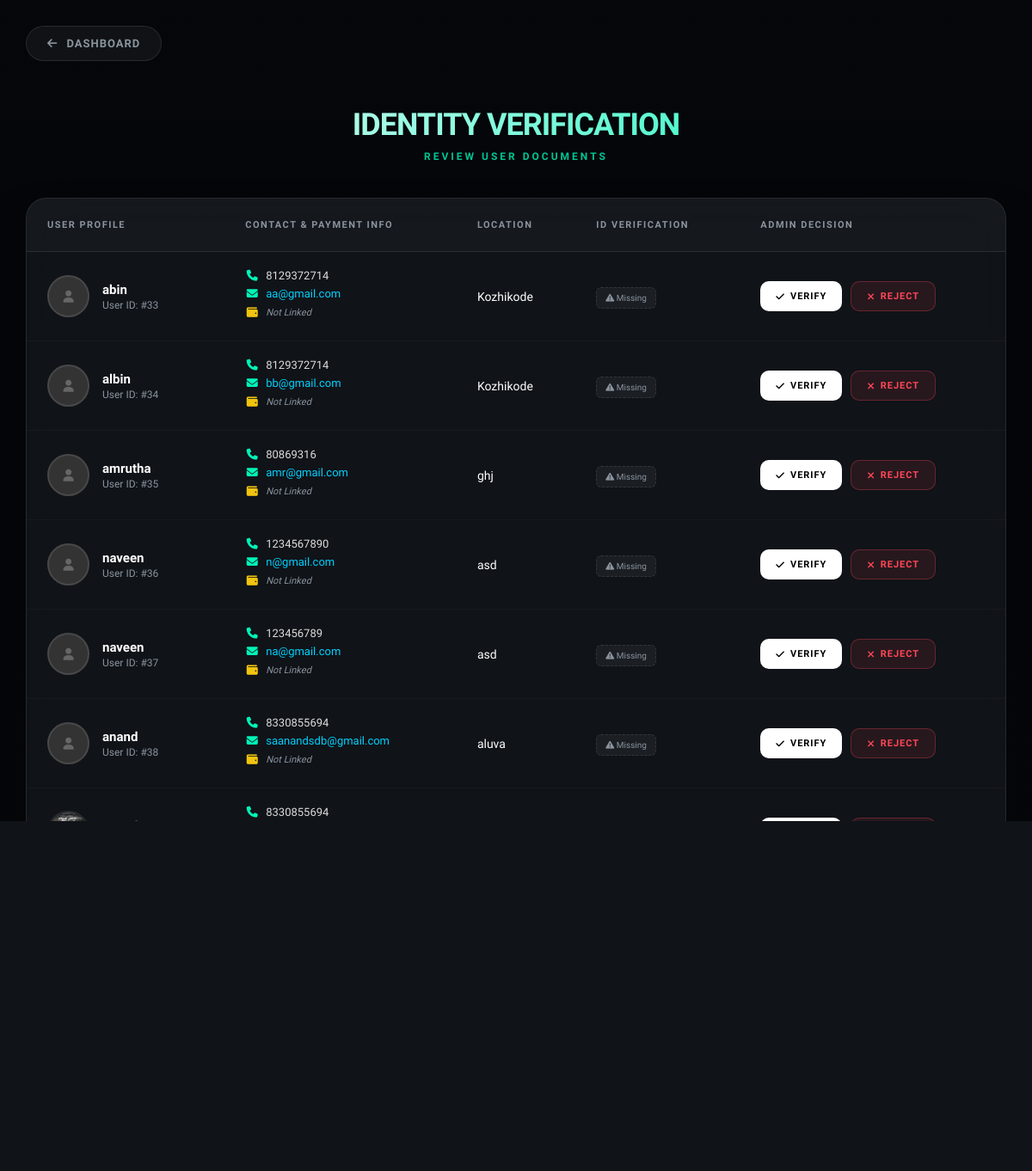
The app's page /viewuserpage, older data.
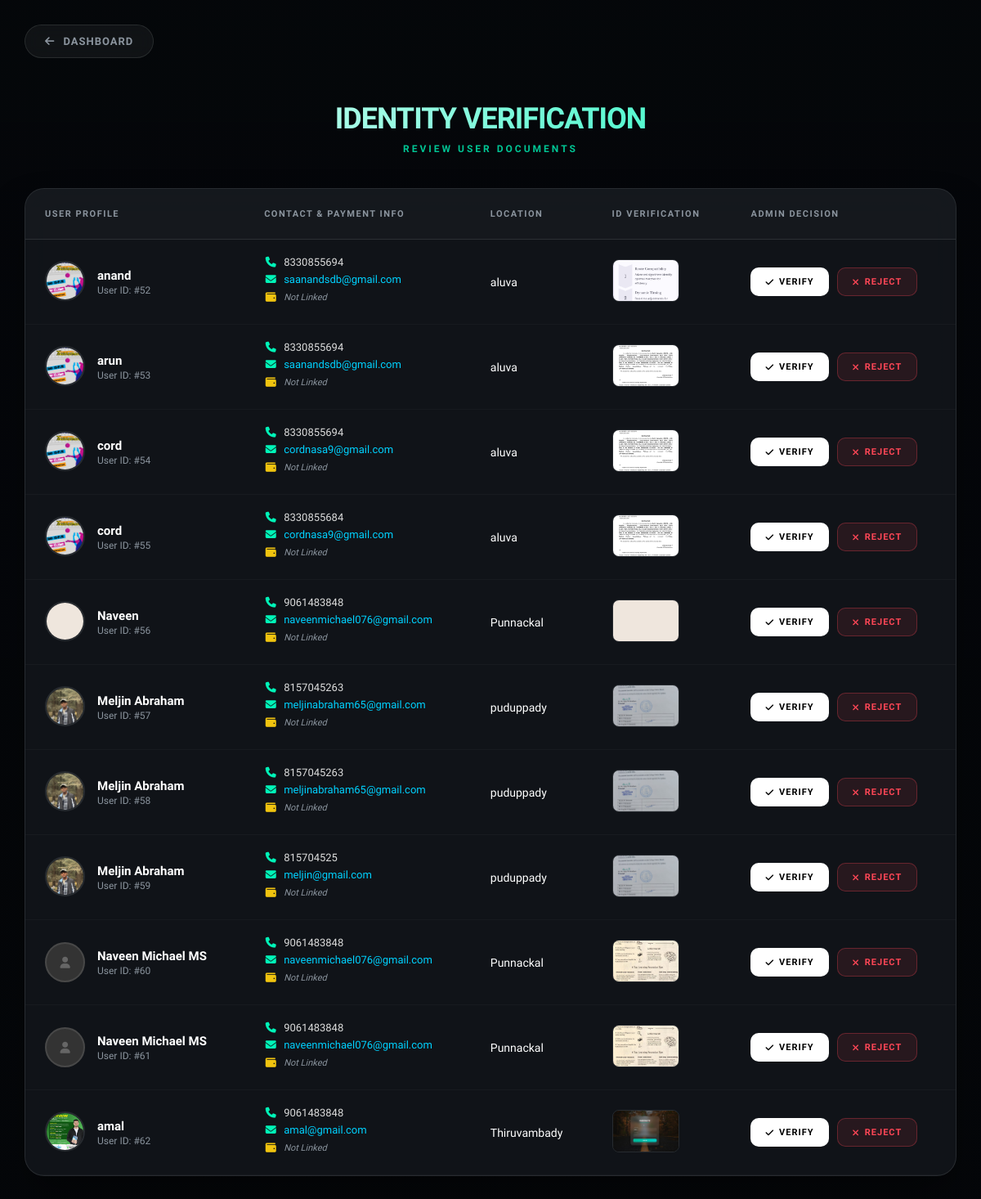
The same page, newer data.
### CordApp/models.py (models this page shows)
class UserTable(models.Model):
    LOGIN = models.ForeignKey(LoginTable, on_delete=models.CASCADE, null=True, blank=True)
    Name = models.CharField(max_length=30, null=True, blank=True)
    PhoneNo = models.BigIntegerField(null=True, blank=True)
    Email = models.CharField(max_length=30, null=True, blank=True)
    Place = models.CharField(max_length=30, null=True, blank=True)
    ProfilePhoto = models.ImageField(upload_to='profiles/', null=True, blank=True)
    IdProof = models.ImageField(upload_to='id_proofs/', null=True, blank=True)
    UpiId = models.CharField(max_length=50, null=True, blank=True)

### CordApp/views.py (the view)
# urls.py: path('viewuserpage',viewuserpage.as_view(), name='viewuserpage'),
class viewuserpage(View):
    def get(self, request):
        user_obj = UserTable.objects.all()
        return render(request, "user.html", {'val': user_obj})

### templates/user.html (shortened to what this page needs)
<!DOCTYPE html>
<html lang="en">
<head>
    <link rel="stylesheet" href="https://cdnjs.cloudflare.com/ajax/libs/font-awesome/6.4.0/css/all.min.css">
</head>
<body>
    <a href="/adminhome" class="back-nav">
        <i class="fa-solid fa-arrow-left"></i>
        <span>Dashboard</span>
    </a>
    <div class="container">
        <div class="header-section">
            <h1>Identity Verification</h1>
            <span class="subtitle">Review User Documents</span>
        </div>
        <div class="table-container">
            <div class="table-scroll">
                <table>
                    <thead>
                        <tr>
                            <th>User Profile</th>
                            <th>Contact & Payment Info</th>
                            <th>Location</th>
                            <th>ID Verification</th>
                            <th>Admin Decision</th>
                        </tr>
                    </thead>
                    <tbody>
                        {% for i in val %}
                        <tr>
                            <td>
                                <div class="user-meta">
                                    <div class="thumb-wrapper">
                                        {% if i.ProfilePhoto %}
                                            <img src="{{ i.ProfilePhoto.url }}" class="profile-img" onclick="openModal(this.src, '{{ i.Name }} - Profile')">
                                        {% else %}
                                            <div class="profile-img" style="background: #333; display:flex; align-items:center; justify-content:center;">
                                                <i class="fa-solid fa-user" style="color:#666;"></i>
                                            </div>
                                        {% endif %}
                                    </div>
                                    <div class="user-text">
                                        <strong>{{ i.Name }}</strong>
                                        <span>User ID: #{{ i.id }}</span>
                                    </div>
                                </div>
                            </td>
                            <td>
                                <div class="contact-row">
                                    <i class="fa-solid fa-phone"></i> {{ i.PhoneNo }}
                                </div>
                                <div class="contact-row" style="color: var(--accent);">
                                    <i class="fa-solid fa-envelope"></i> {{ i.Email }}
                                </div>
                                <div class="contact-row" style="margin-top: 8px;">
                                    <i class="fa-solid fa-wallet" style="color: #f1c40f;"></i>
                                    {% if i.UPI_ID %}
                                        <span style="font-family: monospace; letter-spacing: 0.5px;">{{ i.UPI_ID }}</span>
                                    {% else %}
                                        <span style="color: var(--text-muted); font-size: 11px; font-style: italic;">Not Linked</span>
                                    {% endif %}
                                </div>
                            </td>
                            <td><span class="place-tag">{{ i.Place }}</span></td>
                            <td>
                                {% if i.IdProof %}
                                    <div class="thumb-wrapper">
                                        <img src="{{ i.IdProof.url }}" class="id-img" onclick="openModal(this.src, '{{ i.Name }} - ID Document')">
                                    </div>
                                {% else %}
                                    <span class="no-img-badge"><i class="fa-solid fa-triangle-exclamation"></i> Missing</span>
                                {% endif %}
                            </td>
                            <td>
                                <div class="action-group">
                                    <a href="/ApproveUser/{{i.LOGIN.id}}" class="btn btn-approve">
                                        <i class="fa-solid fa-check"></i> Verify
                                    </a>
                                    <a href="/RejectUser/{{i.LOGIN.id}}" class="btn btn-reject">
                                        <i class="fa-solid fa-xmark"></i> Reject
                                    </a>
                                </div>
                            </td>
                        </tr>
                        {% endfor %}
                    </tbody>
                </table>
            </div>
        </div>
    </div>
</body>
</html>

### templates/user.html (style rules this page uses)
:root { --primary: #00f5b8; --primary-glow: rgba(0, 245, 184, 0.4); --accent: #00d2ff; --bg-dark: #05070a; --glass-panel: rgba(20, 25, 30, 0.75); --glass-border: rgba(255, 255, 255, 0.1); --text-main: #ffffff; --text-muted: #8b949e; --danger: #ff4757; }
body { margin: 0; padding: 0; font-family: 'Plus Jakarta Sans', sans-serif; background: var(--bg-dark) url('https://images.unsplash.com/photo-1476820865390-c52aeebb9891?q=80&w=2070&auto=format&fit=crop') center/cover no-repeat fixed; color: var(--text-main); min-height: 100vh; display: flex; flex-direction: column; align-items: center; }
body::before { content: ''; position: absolute; inset: 0; background: linear-gradient(to bottom, rgba(5, 7, 10, 0.85), rgba(5, 7, 10, 0.95)); z-index: -1; }
.back-nav { position: absolute; top: 30px; left: 30px; text-decoration: none; color: var(--text-muted); font-size: 13px; font-weight: 600; display: flex; align-items: center; gap: 10px; padding: 12px 24px; background: rgba(255, 255, 255, 0.05); border-radius: 30px; border: 1px solid var(--glass-border); backdrop-filter: blur(10px); transition: all 0.3s ease; text-transform: uppercase; letter-spacing: 1px; z-index: 100; }
.container { width: 95%; max-width: 1300px; margin-top: 100px; margin-bottom: 50px; animation: slideUp 0.8s cubic-bezier(0.2, 0.8, 0.2, 1); }
.header-section { text-align: center; margin-bottom: 40px; }
h1 { font-size: 36px; font-weight: 800; letter-spacing: -1px; background: linear-gradient(120deg, #fff, var(--primary)); -webkit-background-clip: text; -webkit-text-fill-color: transparent; margin-bottom: 5px; text-transform: uppercase; }
.subtitle { font-size: 12px; color: var(--primary); letter-spacing: 3px; text-transform: uppercase; font-weight: 700; opacity: 0.8; }
.table-container { background: var(--glass-panel); backdrop-filter: blur(25px); -webkit-backdrop-filter: blur(25px); border-radius: 24px; border: 1px solid var(--glass-border); box-shadow: 0 25px 50px -12px rgba(0, 0, 0, 0.5); overflow: hidden; }
.table-scroll { overflow-x: auto; }
table { width: 100%; border-collapse: collapse; min-width: 1100px; }
th { text-align: left; padding: 24px; font-size: 11px; text-transform: uppercase; letter-spacing: 1.5px; color: var(--text-muted); font-weight: 700; border-bottom: 1px solid var(--glass-border); background: rgba(255, 255, 255, 0.02); }
td { padding: 20px 24px; border-bottom: 1px solid rgba(255, 255, 255, 0.03); vertical-align: middle; font-size: 14px; }
.user-meta { display: flex; align-items: center; gap: 15px; }
.user-text strong { display: block; font-weight: 600; color: #fff; font-size: 15px; }
.user-text span { font-size: 12px; color: var(--text-muted); }
.thumb-wrapper { position: relative; cursor: pointer; transition: transform 0.2s; }
.profile-img { width: 45px; height: 45px; border-radius: 50%; object-fit: cover; border: 2px solid var(--glass-border); }
.id-img { width: 80px; height: 50px; border-radius: 8px; object-fit: cover; border: 1px solid var(--glass-border); transition: border-color 0.3s; }
.contact-row { display: flex; align-items: center; gap: 8px; margin-bottom: 6px; font-size: 13px; color: #ddd; }
.contact-row i { color: var(--primary); width: 16px; text-align: center; }
.action-group { display: flex; gap: 10px; }
.btn { text-decoration: none; padding: 10px 18px; border-radius: 10px; font-size: 11px; font-weight: 800; text-transform: uppercase; letter-spacing: 1px; transition: all 0.3s ease; display: flex; align-items: center; gap: 6px; }
.btn-approve { background: #fff; color: #000; }
.btn-reject { background: rgba(255, 71, 87, 0.1); color: var(--danger); border: 1px solid rgba(255, 71, 87, 0.3); }

Row changes from the older to the newer data that the page shows:
removed UserTable: Name "abin", id "33", PhoneNo "8129372714", Email "aa@gmail.com", shows "Not Linked", Place "Kozhikode", shows "Missing"
removed UserTable: Name "albin", id "34", PhoneNo "8129372714", Email "bb@gmail.com", shows "Not Linked", Place "Kozhikode", shows "Missing"
removed UserTable: Name "amrutha", id "35", PhoneNo "80869316", Email "amr@gmail.com", shows "Not Linked", Place "ghj", shows "Missing"
removed UserTable: Name "naveen", id "36", PhoneNo "1234567890", Email "n@gmail.com", shows "Not Linked", Place "asd", shows "Missing"
removed UserTable: Name "naveen", id "37", PhoneNo "123456789", Email "na@gmail.com", shows "Not Linked", Place "asd", shows "Missing"
removed UserTable: Name "anand", id "38", PhoneNo "8330855694", Email "saanandsdb@gmail.com", shows "Not Linked", Place "aluva", shows "Missing"
removed UserTable: ProfilePhoto (picture), Name "anand", PhoneNo "8330855694"
removed UserTable: ProfilePhoto (picture)
removed UserTable: ProfilePhoto (picture)
removed UserTable: ProfilePhoto (picture)
added UserTable: ProfilePhoto (picture), Name "anand", id "52", PhoneNo "8330855694", Email "saanandsdb@gmail.com", shows "Not Linked", Place "aluva", IdProof (picture)
added UserTable: ProfilePhoto (picture), Name "arun", id "53", PhoneNo "8330855694", Email "saanandsdb@gmail.com", shows "Not Linked", Place "aluva", IdProof (picture)
added UserTable: ProfilePhoto (picture), Name "cord", id "54", PhoneNo "8330855694", Email "cordnasa9@gmail.com", shows "Not Linked", Place "aluva", IdProof (picture)
added UserTable: ProfilePhoto (picture), Name "cord", id "55", PhoneNo "8330855684", Email "cordnasa9@gmail.com", shows "Not Linked", Place "aluva", IdProof (picture)
added UserTable: ProfilePhoto (picture), Name "Naveen", id "56", PhoneNo "9061483848", Email "naveenmichael076@gmail.com", shows "Not Linked", Place "Punnackal", IdProof (picture)
added UserTable: ProfilePhoto (picture), Name "Meljin Abraham", id "57", PhoneNo "8157045263", Email "meljinabraham65@gmail.com", shows "Not Linked", Place "puduppady", IdProof (picture)
added UserTable: ProfilePhoto (picture), Name "Meljin Abraham", id "58", PhoneNo "8157045263", Email "meljinabraham65@gmail.com", shows "Not Linked", Place "puduppady", IdProof (picture)
added UserTable: ProfilePhoto (picture), Name "Meljin Abraham", id "59", PhoneNo "815704525", Email "meljin@gmail.com", shows "Not Linked", Place "puduppady", IdProof (picture)
added UserTable: Name "Naveen Michael MS", id "60", PhoneNo "9061483848", Email "naveenmichael076@gmail.com", shows "Not Linked", Place "Punnackal", IdProof (picture)
added UserTable: Name "Naveen Michael MS", id "61", PhoneNo "9061483848", Email "naveenmichael076@gmail.com", shows "Not Linked", Place "Punnackal", IdProof (picture)
added UserTable: ProfilePhoto (picture), Name "amal", id "62", PhoneNo "9061483848", Email "amal@gmail.com", shows "Not Linked", Place "Thiruvambady", IdProof (picture)
